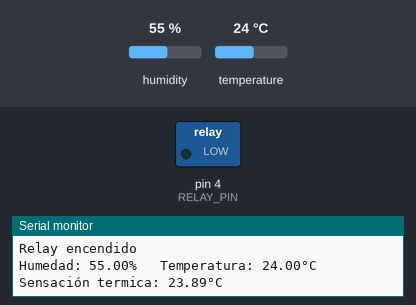
Bench run of a sketch on a simulated Arduino Uno, built with avr-gcc and run on an emulated ATmega328P. Parts: switched loads named in the sketch (green lamp = pin HIGH), the last lines printed to the serial monitor. Inputs (shaded band) come from the test bench; at power-on: temperature 24 °C, humidity 55 %.

Above: at 3.1 s.
3.2 s: temperature set to 22 °C
6.2 s: temperature set to 19 °C
At 7.6 s:
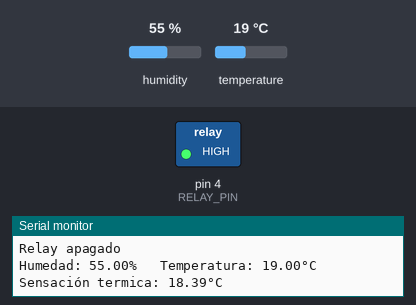
9.2 s: temperature set to 28 °C
At 12.4 s:
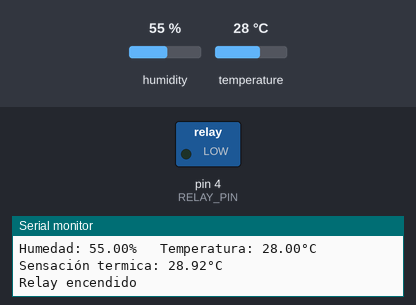
Timing chart, 0 to 13.9 s (numbered marks = the images above; inputs shaded):
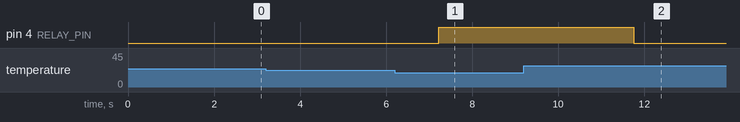

The sketch:

temp_sensor_with_esp.ino
```cpp
#include "DHT.h" // lib para mod temp
#define DHTPIN 5 // pin de comunicacion con el sensor de temperatura
#define DHTTYPE DHT11 // referencia del sensor
#define RELAY_PIN 4 //Data Pin from relay

DHT dht(DHTPIN,DHTTYPE); // instancia de objeto de clase DHT

void setup() {
  Serial.begin(9600);
  Serial.println("Probando conexion con sensor de temperatura");
  dht.begin(); // inicializamos el obj
  pinMode(RELAY_PIN , OUTPUT);

}

void loop() {
   // temperatura

   float humedad = dht.readHumidity();
   float temperatura = dht.readTemperature();
   float hic = dht.computeHeatIndex(temperatura, humedad, false); // sensacion termica en C°

   if (isnan(humedad)|| isnan(temperatura)){
    Serial.println("Error al leer del sensor");
    return;
   }

   // relé
   delay(350);
   Serial.print("Humedad: ");
   Serial.print(humedad);
   Serial.print("%   ");
   Serial.print("Temperatura: ");
   Serial.print(temperatura);
   Serial.print("°C  ");
   Serial.print("Sensación termica: ");
   Serial.print(hic);
   Serial.print("°C  ");
   Serial.println();

   if(hic > 20){
    digitalWrite(RELAY_PIN, LOW); // Encendemos el relay
    Serial.println("Relay encendido");
   }else{
    digitalWrite(RELAY_PIN,HIGH); //Apagamos el relay
    Serial.println("Relay apagado");
   }
  };
```

Measured:
- the behaviour switches between 21 and 20 °C on temperature (found by bisection; images 0 and 1)
- after the input at 6.2 s, pin 4 (RELAY_PIN): LOW → HIGH after 1.0 s
- after the input at 9.2 s, pin 4 (RELAY_PIN): HIGH → LOW after 2.6 s
